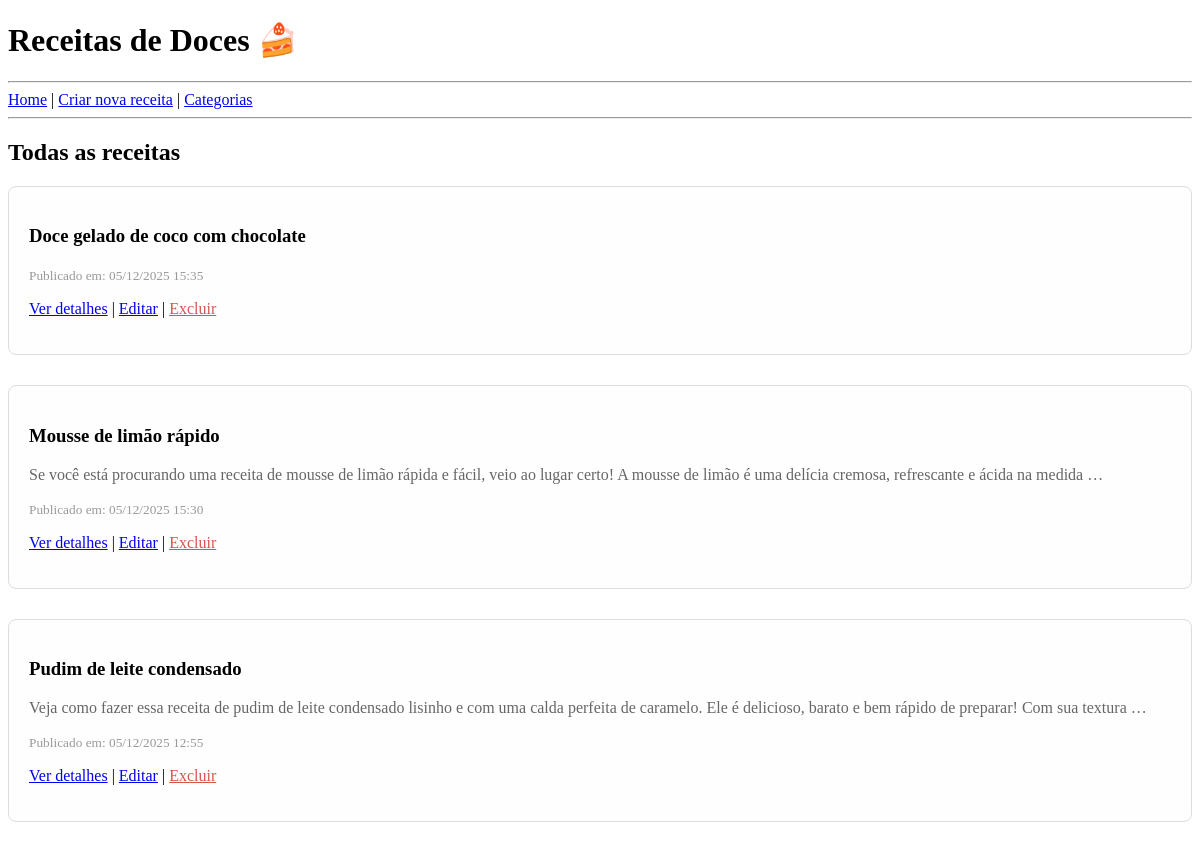
The app's page /, older data.
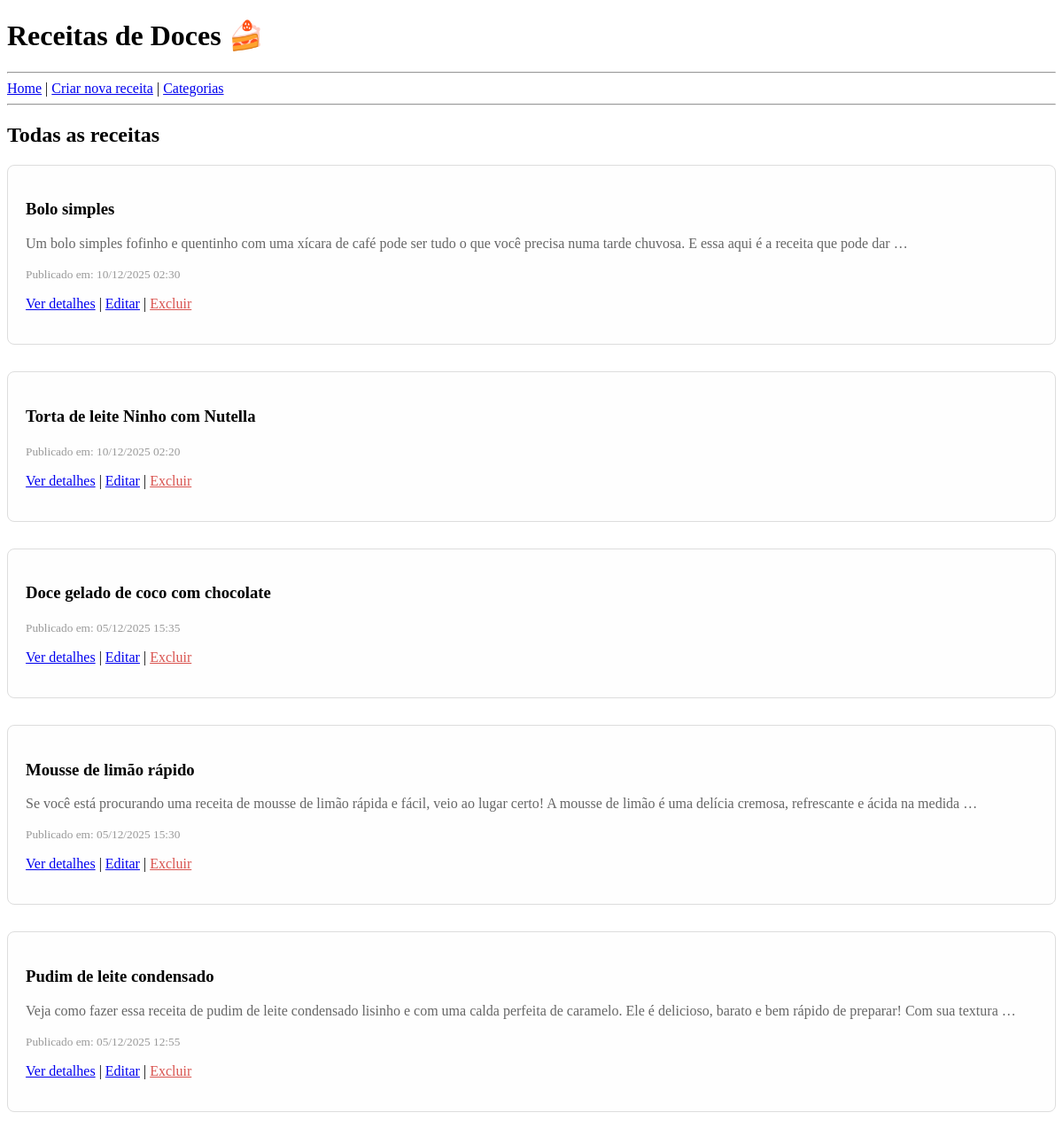
The same page, newer data.
### blog/models.py (models this page shows, shortened)
class Post(models.Model):
    titulo = models.CharField(max_length=200)
    descricao = models.TextField(blank=True)  # Descrição breve da receita
    ingredientes = models.TextField()  # Lista de ingredientes (HTML)
    modo_preparo = models.TextField()  # Modo de preparo (HTML)
    data_postagem = models.DateTimeField(auto_now_add=True)
    categorias = models.ManyToManyField(Category, related_name='posts', blank=True)

### blog/views.py (the view)
# urls.py: path('', views.ListaPostsView.as_view(), name='lista_posts'),
class ListaPostsView(ListView):
    model = Post
    template_name = 'blog/lista.html'
    context_object_name = 'posts'
    ordering = ['-data_postagem']

### blog/templates/blog/lista.html
{% extends 'base.html' %}
{% block conteudo %}
{% if categoria %}
    <h2>Receitas da categoria: {{ categoria.nome }}</h2>
    {% if categoria.descricao %}
        <p style="color: #666; font-style: italic;">{{ categoria.descricao }}</p>
    {% endif %}
    <hr>
{% else %}
    <h2>Todas as receitas</h2>
{% endif %}
{% for post in posts %}
    <div style="margin-bottom: 30px; padding: 20px; border: 1px solid #ddd; border-radius: 8px; background-color: #fefefe;">
        <h3><a href="{% url 'detalhe_post' post.id %}" style="color: #000; text-decoration: none;">{{ post.titulo }}</a></h3>
        {% if post.descricao %}
            <p style="color: #666;">{{ post.descricao|truncatewords:30 }}</p>
        {% endif %}
        <p><small style="color: #999;">Publicado em: {{ post.data_postagem|date:"d/m/Y H:i" }}</small></p>
        <p style="margin-top: 10px;">
            <a href="{% url 'detalhe_post' post.id %}">Ver detalhes</a> |
            <a href="{% url 'editar_post' post.id %}">Editar</a> |
            <a href="{% url 'excluir_post' post.id %}" style="color: #d9534f;">Excluir</a>
        </p>
    </div>
{% empty %}
    <p>Nenhuma receita encontrada.</p>
{% endfor %}
{% endblock %}

Row changes from the older to the newer data that the page shows:
added Post: titulo "Bolo simples", descricao "Um bolo simples fofinho e quentinho com uma xícara de café pode ser tudo o que você precisa numa tarde chuvosa. E essa aqui é a receita que pode dar …", data_postagem "10/12/2025 02:30"
added Post: titulo "Torta de leite Ninho com Nutella", data_postagem "10/12/2025 02:20"
